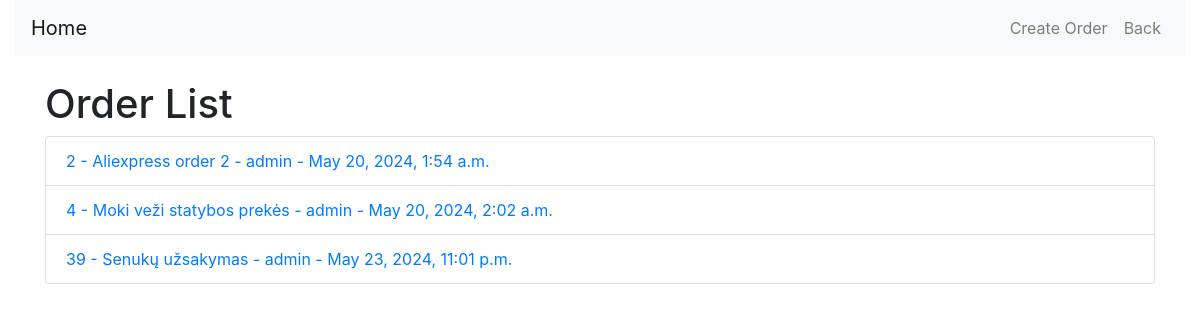
Screenshot of /orders/ (signed in) with the database file from the repository.
### orders/models.py (models this page shows, shortened)
class Order(models.Model):
    user = models.ForeignKey(User, on_delete=models.CASCADE, default=None)
    products = models.ManyToManyField(Product)
    date_ordered = models.DateTimeField(auto_now_add=True)
    order_name = models.CharField(max_length=100)

### orders/views.py (the view)
# urls.py: path('', views.order_list, name='order_list'),
@login_required
def order_list(request):
    orders = Order.objects.filter(user=request.user)
    return render(request, 'orders/order_list.html', {'orders': orders})

### orders/templates/orders/order_list.html (shortened to what this page needs)
<!DOCTYPE html>
<html lang="en">
<head>
    {% load static %}
    <link href="https://stackpath.bootstrapcdn.com/bootstrap/4.5.2/css/bootstrap.min.css" rel="stylesheet">
    <link rel="stylesheet" href="{% static 'alert.css' %}">
</head>
<body>
    <div class="container-fluid">
        <nav class="navbar navbar-expand-lg navbar-light bg-light">
            <a class="navbar-brand" href="{% url 'home' %}">Home</a>
            <div class="collapse navbar-collapse" id="navbarNav">
                <ul class="navbar-nav ml-auto">
                    {% if perms.orders.add_order %}
                        <li class="nav-item">
                            <a class="nav-link" href="{% url 'create_order' %}">Create Order</a>
                        </li>
                    {% endif %}
                    <li class="nav-item">
                        <a class="nav-link" href="{% url 'home' %}">Back</a>
                    </li>
                </ul>
            </div>
        </nav>
        <div class="container mt-4">
            <h1>Order List</h1>
            <ul class="list-group">
                {% if orders %}
                    {% for order in orders %}
                        <li class="list-group-item">
                            <a href="{% url 'order_detail' order.id %}">{{ order.id }} - {{ order.order_name }} - {{ order.user.username }} - {{ order.date_ordered }}</a>
                        </li>
                    {% endfor %}
                {% else %}
                    <li class="list-group-item">No orders available.</li>
                {% endif %}
            </ul>
        </div>
    </div>
</body>
</html>

### rows the page displays
Order: id "2", order_name "Aliexpress order 2", user.username "admin", date_ordered "May 20, 2024, 1:54 a.m."
Order: id "4", order_name "Moki veži statybos prekės", user.username "admin", date_ordered "May 20, 2024, 2:02 a.m."
Order: id "39", order_name "Senukų užsakymas", user.username "admin", date_ordered "May 23, 2024, 11:01 p.m."
